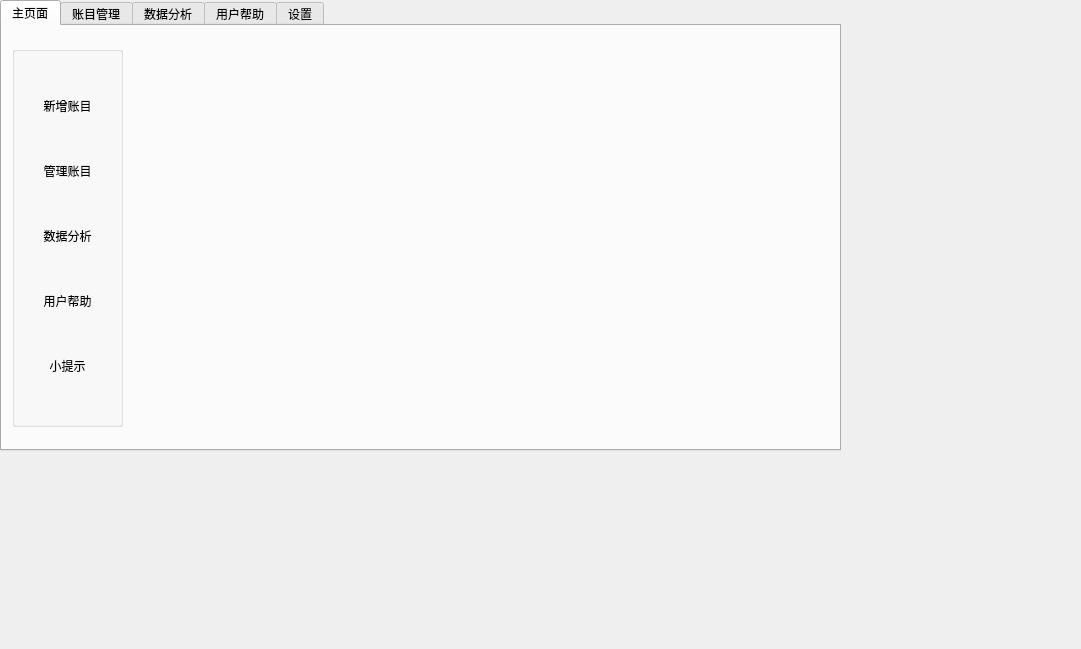
<?xml version="1.0" encoding="UTF-8"?>
<ui version="4.0">
 <class>MainWindow</class>
 <widget class="QMainWindow" name="MainWindow">
  <property name="geometry">
   <rect>
    <x>0</x>
    <y>0</y>
    <width>1081</width>
    <height>649</height>
   </rect>
  </property>
  <property name="windowTitle">
   <string>MainWindow</string>
  </property>
  <widget class="QWidget" name="centralwidget">
   <widget class="QTabWidget" name="tabWidget">
    <property name="geometry">
     <rect>
      <x>0</x>
      <y>0</y>
      <width>841</width>
      <height>451</height>
     </rect>
    </property>
    <property name="minimumSize">
     <size>
      <width>841</width>
      <height>451</height>
     </size>
    </property>
    <property name="maximumSize">
     <size>
      <width>841</width>
      <height>451</height>
     </size>
    </property>
    <property name="currentIndex">
     <number>0</number>
    </property>
    <widget class="QWidget" name="my_main_page">
     <attribute name="title">
      <string>主页面</string>
     </attribute>
     <widget class="QGroupBox" name="verticalGroupBox">
      <property name="geometry">
       <rect>
        <x>10</x>
        <y>20</y>
        <width>111</width>
        <height>381</height>
       </rect>
      </property>
      <property name="minimumSize">
       <size>
        <width>71</width>
        <height>381</height>
       </size>
      </property>
      <layout class="QVBoxLayout" name="verticalLayout">
       <item>
        <widget class="QPushButton" name="pushButton_2">
         <property name="styleSheet">
          <string notr="true">QPushButton {
	font: 290 9pt &quot;微软雅黑 Light&quot;;
    border: none; /* 控件本身无边框 */
    color: #000000; /* 文字颜色 */
    font-weight: normal;
    padding: 5px; /* 按需调整内边距 */
}

QPushButton:hover {
    text-decoration: underline; /* 鼠标悬浮文字加下划线 */
    color: #1e92ff; /* 文字颜色变浅 */
}

QPushButton:pressed {
    border-style: solid; /* 按下时边框样式 */
    border-width: 1px; /* 按下时边框宽度 */
    border-color: #8c8884; /* 按下时边框颜色 */
    border-radius: 5px; /* 边框圆角 */
}
</string>
         </property>
         <property name="text">
          <string>新增账目</string>
         </property>
        </widget>
       </item>
       <item>
        <widget class="QPushButton" name="pushButton_3">
         <property name="styleSheet">
          <string notr="true">QPushButton {
	font: 290 9pt &quot;微软雅黑 Light&quot;;
    border: none; /* 控件本身无边框 */
    color: #000000; /* 文字颜色 */
    font-weight: normal;
    padding: 5px; /* 按需调整内边距 */
}

QPushButton:hover {
    text-decoration: underline; /* 鼠标悬浮文字加下划线 */
    color: #1e92ff; /* 文字颜色变浅 */
}

QPushButton:pressed {
    border-style: solid; /* 按下时边框样式 */
    border-width: 1px; /* 按下时边框宽度 */
    border-color: #8c8884; /* 按下时边框颜色 */
    border-radius: 5px; /* 边框圆角 */
}
</string>
         </property>
         <property name="text">
          <string>管理账目</string>
         </property>
        </widget>
       </item>
       <item>
        <widget class="QPushButton" name="pushButton_4">
         <property name="styleSheet">
          <string notr="true">QPushButton {
	font: 290 9pt &quot;微软雅黑 Light&quot;;
    border: none; /* 控件本身无边框 */
    color: #000000; /* 文字颜色 */
    font-weight: normal;
    padding: 5px; /* 按需调整内边距 */
}

QPushButton:hover {
    text-decoration: underline; /* 鼠标悬浮文字加下划线 */
    color: #1e92ff; /* 文字颜色变浅 */
}

QPushButton:pressed {
    border-style: solid; /* 按下时边框样式 */
    border-width: 1px; /* 按下时边框宽度 */
    border-color: #8c8884; /* 按下时边框颜色 */
    border-radius: 5px; /* 边框圆角 */
}
</string>
         </property>
         <property name="text">
          <string>数据分析</string>
         </property>
        </widget>
       </item>
       <item>
        <widget class="QPushButton" name="pushButton_5">
         <property name="styleSheet">
          <string notr="true">QPushButton {
	font: 290 9pt &quot;微软雅黑 Light&quot;;
    border: none; /* 控件本身无边框 */
    color: #000000; /* 文字颜色 */
    font-weight: normal;
    padding: 5px; /* 按需调整内边距 */
}

QPushButton:hover {
    text-decoration: underline; /* 鼠标悬浮文字加下划线 */
    color: #1e92ff; /* 文字颜色变浅 */
}

QPushButton:pressed {
    border-style: solid; /* 按下时边框样式 */
    border-width: 1px; /* 按下时边框宽度 */
    border-color: #8c8884; /* 按下时边框颜色 */
    border-radius: 5px; /* 边框圆角 */
}
</string>
         </property>
         <property name="text">
          <string>用户帮助</string>
         </property>
        </widget>
       </item>
       <item>
        <widget class="QPushButton" name="pushButton_6">
         <property name="styleSheet">
          <string notr="true">QPushButton {
	font: 290 9pt &quot;微软雅黑 Light&quot;;
    border: none; /* 控件本身无边框 */
    color: #000000; /* 文字颜色 */
    font-weight: normal;
    padding: 5px; /* 按需调整内边距 */
}

QPushButton:hover {
    text-decoration: underline; /* 鼠标悬浮文字加下划线 */
    color: #1e92ff; /* 文字颜色变浅 */
}

QPushButton:pressed {
    border-style: solid; /* 按下时边框样式 */
    border-width: 1px; /* 按下时边框宽度 */
    border-color: #8c8884; /* 按下时边框颜色 */
    border-radius: 5px; /* 边框圆角 */
}
</string>
         </property>
         <property name="text">
          <string>小提示</string>
         </property>
        </widget>
       </item>
      </layout>
     </widget>
    </widget>
    <widget class="QWidget" name="my_data_manage_page">
     <property name="minimumSize">
      <size>
       <width>837</width>
       <height>0</height>
      </size>
     </property>
     <attribute name="title">
      <string>账目管理</string>
     </attribute>
    </widget>
    <widget class="QWidget" name="my_data_overview_page">
     <attribute name="title">
      <string>数据分析</string>
     </attribute>
     <widget class="QCalendarWidget" name="calendarWidget">
      <property name="geometry">
       <rect>
        <x>0</x>
        <y>0</y>
        <width>311</width>
        <height>211</height>
       </rect>
      </property>
     </widget>
     <widget class="QProgressBar" name="progressBar_2">
      <property name="geometry">
       <rect>
        <x>50</x>
        <y>230</y>
        <width>118</width>
        <height>23</height>
       </rect>
      </property>
      <property name="value">
       <number>24</number>
      </property>
     </widget>
     <widget class="QProgressBar" name="progressBar_3">
      <property name="geometry">
       <rect>
        <x>50</x>
        <y>270</y>
        <width>118</width>
        <height>23</height>
       </rect>
      </property>
      <property name="value">
       <number>24</number>
      </property>
     </widget>
    </widget>
    <widget class="QWidget" name="my_user_help_page">
     <attribute name="title">
      <string>用户帮助</string>
     </attribute>
    </widget>
    <widget class="QWidget" name="my_setting_page">
     <attribute name="title">
      <string>设置</string>
     </attribute>
    </widget>
   </widget>
  </widget>
  <action name="actionsetting">
   <property name="text">
    <string>setting</string>
   </property>
  </action>
 </widget>
 <resources/>
 <connections/>
</ui>
